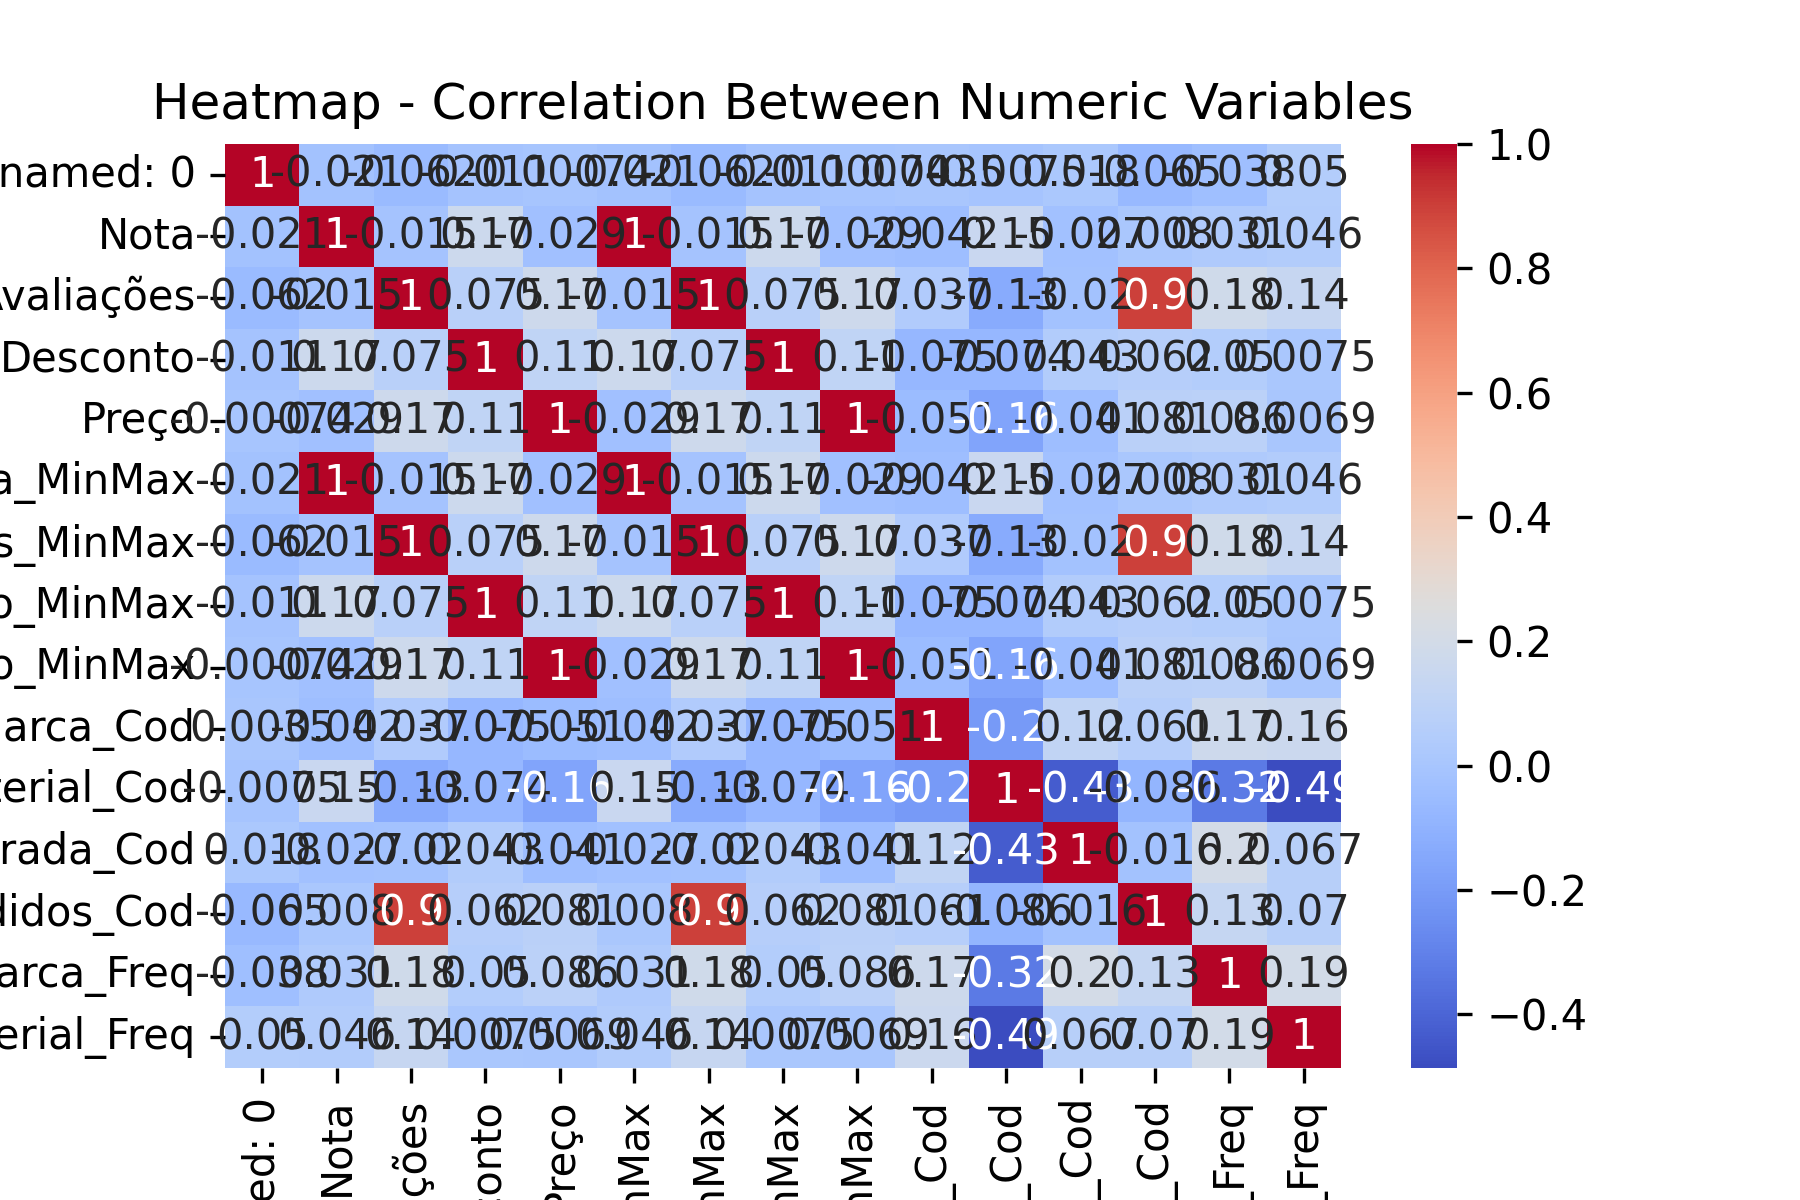

This chart was generated by the following Python code:
import pandas as pd
import seaborn as sns
import matplotlib.pyplot as plt

df = pd.read_csv('ecommerce_preparados.csv')

plt.figure(figsize=(6, 4))
corr = df.corr(numeric_only=True)
sns.heatmap(corr, annot=True, cmap='coolwarm')
plt.title('Heatmap - Correlation Between Numeric Variables')

plt.savefig('heatmap.png', dpi=300)
plt.show()
